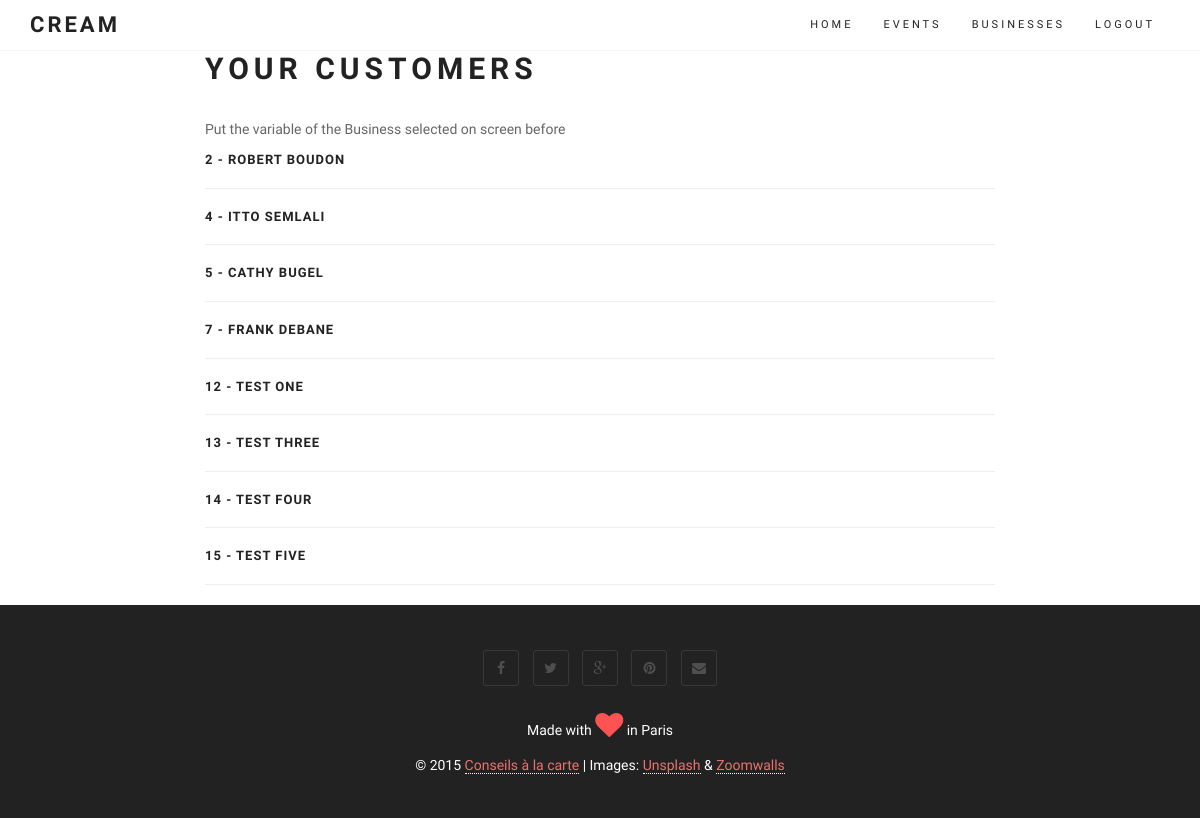
The app's page /customer/1/ (signed in), older data.
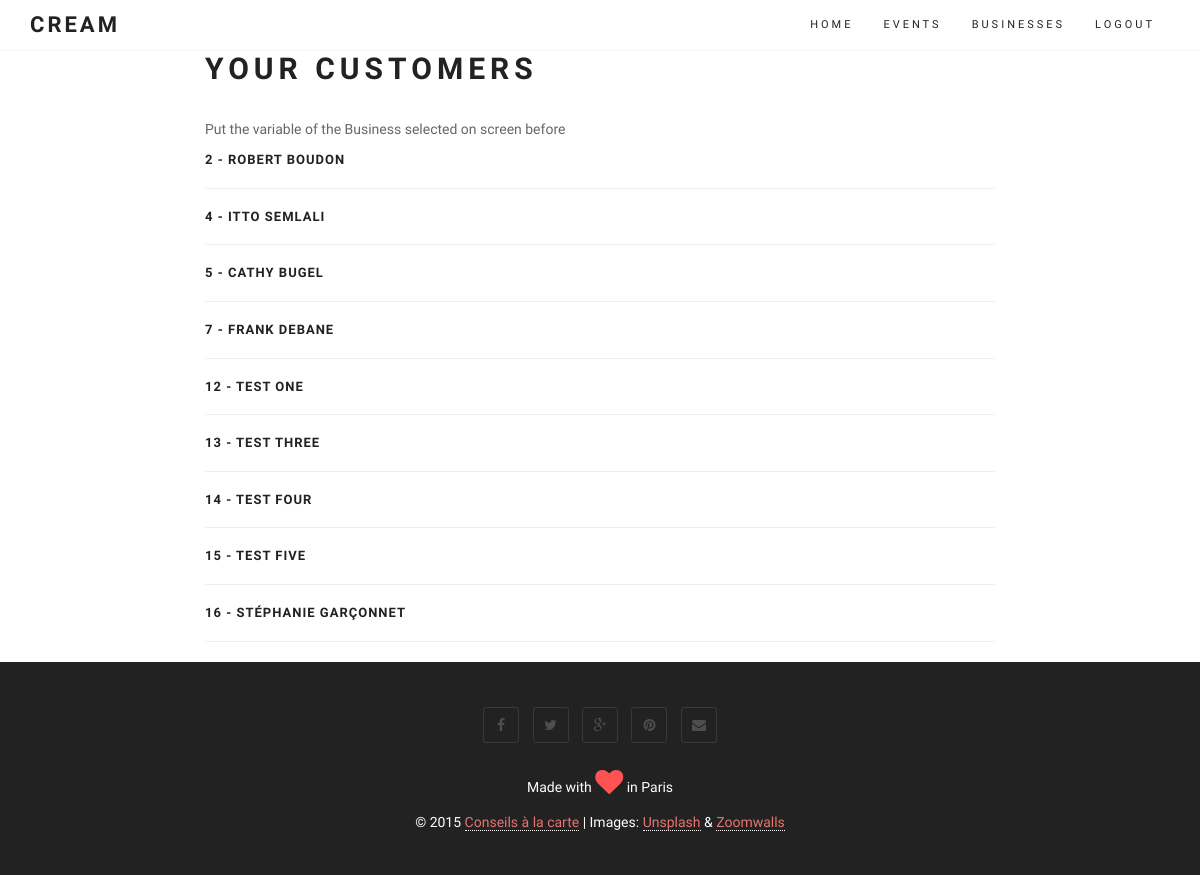
The same page, newer data.
### core/models.py (models this page shows)
class Customer(models.Model):
	user = models.ForeignKey(User)
	business = models.ForeignKey(Business) # could we make it multiple values
	kind = models.IntegerField(choices=CUSTOMER_KIND, null=True, blank=True)
	status = models.IntegerField(choices=CUSTOMER_STATUS, null=True, blank=True)
	fullname = models.CharField(max_length=100, null=True, blank=True)
	telephone = models.CharField(max_length=20, null=True, blank=True)
	email = models.CharField(max_length=100, null=True, blank=True)
 	created_at = models.DateTimeField(auto_now_add=True)
 	def __unicode__(self):
 		return self.fullname #+ ' - ' + str(self.bus_c) + ' - ' + str(self.fullname)
 	def get_absolute_url(self):
 	 	return reverse (viewname="customer_list", args=[self.id])

### core/views.py (the view)
# urls.py: url(r'customer/(?P<pk>\d+)/$', login_required(coreviews.CustomerListView.as_view()), name = 'customer_list'),
class CustomerListView(ListView):
	model = coremodels.Customer
	template_name = "customer/list.html"
	def get_queryset(self):
		return coremodels.Customer.objects.filter(user=self.request.user,business=self.kwargs['pk'])

### templates/customer/list.html (shortened to what this page needs)
{% extends "base/theme.html" %}
{% block content %}
<div class="row main-content">
	<div class="col-md-2"></div>
	<div class="col-md-8">
	<h2>Your Customers</h2>
Put the variable of the Business selected on screen before<p>
		{% for customer in object_list %}
		<div class="row">
	 		<div class="col-md-12">
			<h3>{{ customer.id }} - {{ customer.fullname }}</h3>
			<hr></div>
		</div>
		{% endfor %}
	</div>
	<div class="col-md-2"></div>
</div>
{% endblock %}

Row changes from the older to the newer data that the page shows:
added Customer: id "16", fullname "STÉPHANIE GARÇONNET"
